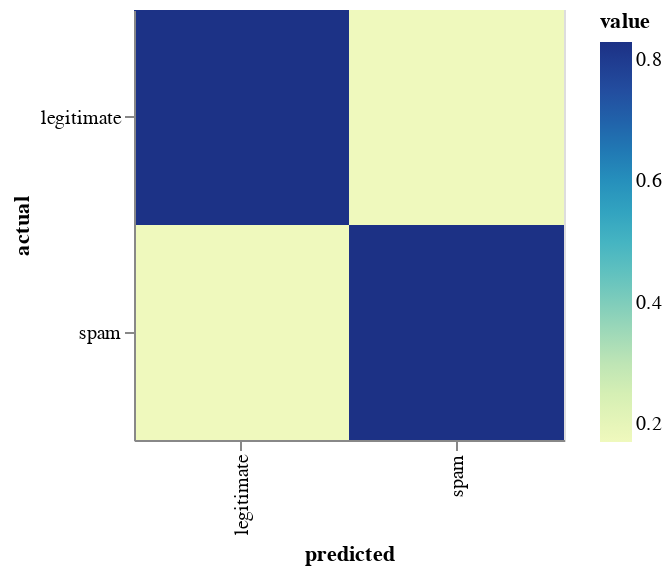

The code cell stored with this chart in its notebook:
### Code cell
chart

### Figure 1 — Vega-Lite specification as saved in the notebook (floating-point values rounded to 4 significant figures)
{"config": {"view": {"continuousWidth": 400, "continuousHeight": 300}}, "data": {"name": "data-29931558c2f5954e92d9a913388d6518"}, "mark": "rect", "encoding": {"color": {"field": "value", "type": "quantitative"}, "tooltip": [{"field": "raw_count", "type": "quantitative"}], "x": {"field": "predicted", "type": "ordinal"}, "y": {"field": "actual", "type": "ordinal"}}, "height": 215, "width": 215, "$schema": "https://vega.github.io/schema/vega-lite/v4.17.0.json", "datasets": {"data-29931558c2f5954e92d9a913388d6518": [{"predicted": "legitimate", "actual": "legitimate", "raw_count": 4143, "value": 0.8279}, {"predicted": "legitimate", "actual": "spam", "raw_count": 861, "value": 0.1721}, {"predicted": "spam", "actual": "legitimate", "raw_count": 852, "value": 0.1705}, {"predicted": "spam", "actual": "spam", "raw_count": 4144, "value": 0.8295}]}}
